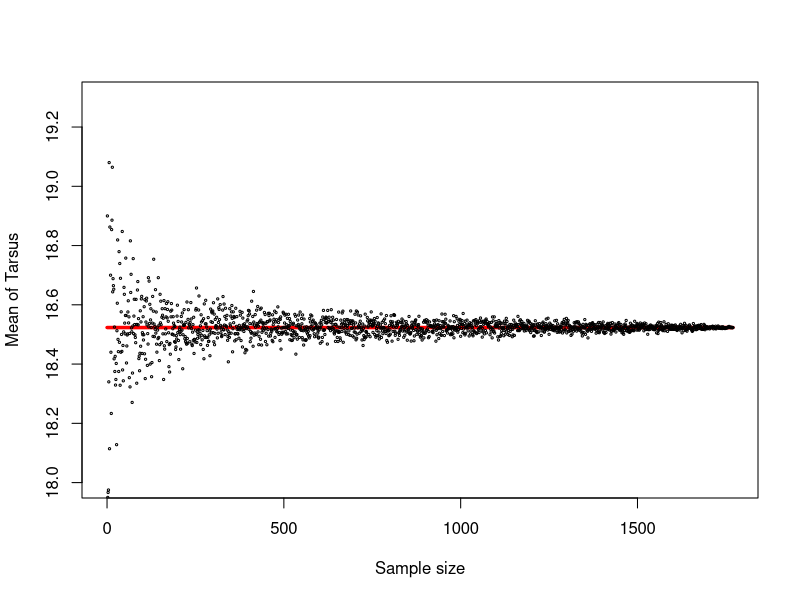
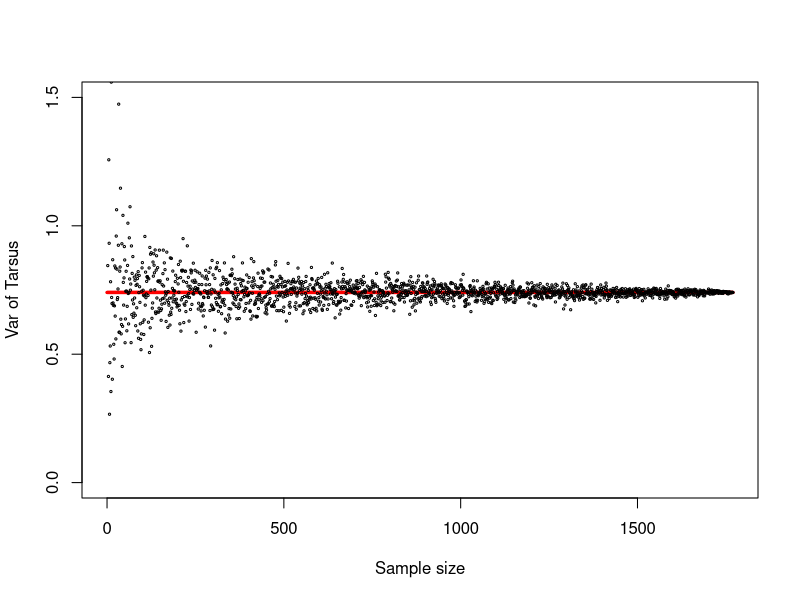

Reproduce these figures in R, in order. (Note: this script raises an error after producing the figures.)
#### Stats w sparrows ----
#### 24/10/21

rm(list=ls())

require(dplyr)
require(ggplot2)

setwd("../../week4/code")

## SwS 01 ----

d <- read.table("../data/SparrowSize.txt", header=TRUE)
str(d)
head(d)
summary(d)

table(d$Year)  # from 2000 to 2010

length(d$Tarsus)
mean(d$Tarsus, na.rm=T)

# mean from a smaller sample
subset <- sample_n(d, 4)
mean(subset$Tarsus)

## Demonstrate how sample size affects mean
x <- 0:length(d$Tarsus)
x
y <- mean(d$Tarsus, na.rm=T) + 0*x
y
plot(x, y, col="red", cex=0.3, xlab = "Sample size", ylab = "Mean of Tarsus",
     ylim=c(18, 19.3))
for (n in 1:length(d$Tarsus)) {
  new_subset <- sample_n(d, n)
  points(n, mean(new_subset$Tarsus, na.rm=T), cex=0.3)
}


## same but for var
y <- var(d$Tarsus, na.rm=T) + 0*x
y
plot(x, y, col="red", cex=0.3, xlab = "Sample size", ylab = "Var of Tarsus",
     ylim=c(0, 1.5))
for (n in 1:length(d$Tarsus)) {
  new_subset <- sample_n(d, n)
  points(n, var(new_subset$Tarsus, na.rm=T), cex=0.3)
}


table(d$BirdID)  # want to summarise this:
table(table(d$BirdID))  # 2 birds have been caught 12 times!
# could also do this w dplyr
BirdIDCount <- d %>% count(BirdID, BirdID, sort=TRUE)
BirdIDCount %>% count(n)

# repeats per bird per year
birds_per_year <- d %>% group_by(Year) %>% count(BirdID) 
head(Repeats)
tail(Repeats)

plot(birds_per_year$n ~ as.factor(birds_per_year$Year), col=birds_per_year$BirdID)

ggplot(birds_per_year, aes(x = Year, fill = BirdID)) +
  geom_bar()

# individuals per year for each sex
sex_per_year <- d %>% group_by(Year) %>% count(Sex.1)
head(sex_per_year)

ggplot(sex_per_year, aes(x = Year, y = n, col = Sex.1)) +
  geom_line()


## SwS 02 - Centrality and Spread ----

## Measures of centrality = mean, median, mode

names(d)

hist(d$Tarsus)  # looks roughly normally distributed

mean(d$Tarsus, na.rm = T)
median(d$Tarsus, na.rm = T)
mode(d$Tarsus)  # mode returned description of the object - here numeric
# mode is most freq occuring value - difficult for numeric values

par(mfrow = c(2,2))
hist(d$Tarsus, breaks=3, col="grey")
hist(d$Tarsus, breaks=10, col="grey")
hist(d$Tarsus, breaks=30, col="grey")
hist(d$Tarsus, breaks=100, col="grey")

# mode must be somewhere between 18 and 19
# no package to calculate more precisely, do it ourselves:
# first, count how often each value occurs
head(table(d$Tarsus))
# some values measured eg 7 times, some only once

# reasonable to round the tarsus values first, too precise!
# round to 1dp
d$Tarsus.rounded <- round(d$Tarsus, digits=1)
head(d$Tarsus.rounded)
# now find whihc is highest
TarsusTally <- d %>% 
  count(Tarsus.rounded, sort=T)
TarsusTally
# this works ish
# the top number is the mode - 19.0
# but also a row for NAs - in some datasets that might show 
# up the most (but not the mode!!) - need to remove
d2 <- subset(d, d$Tarsus!="NA")
length(d$Tarsus) - length(d2$Tarsus)  # same as num of NAs in Tally - correct

TarsusTally <- d2 %>% 
  count(Tarsus.rounded, sort=T)
TarsusTally

TarsusTally[[1]][1]  # this is the first value = mode

## summary stats:
mean(d$Tarsus, na.rm = T)
median(d$Tarsus, na.rm = T)
TarsusTally[[1]][1]  # mode

# in normally dist data mean, median, mode should be similar
# (if perfectly normal, they should be identical)
# as skew of distribution increases, these 3 measures diverge


## Measures of spread = range, variance and standard deviation

range(d$Tarsus, na.rm = T)
range(d2$Tarsus, na.rm = T)

var(d$Tarsus, na.rm = T)
var(d2$Tarsus, na.rm = T)

# calculate variance = sum of squares (SS) over n-1
sum((d2$Tarsus - mean(d2$Tarsus))^2) / (length(d2$Tarsus) - 1)

# st dev is square root of var
sqrt(var(d2$Tarsus))
sd(d2$Tarsus)


## z scores and quantiles

# z-scores come form standardized normal dists w mean 0 and st dev 1
# if st dev 1, var also 1 -> st dev = var

# in stats, often useful to transform data to follow this rule = z transforming
# do this by dividing the deviation from the mean by the st dev
# z = (y - ymean)/sigmay
# sigmay is st ded of y

zTarsus <- (d2$Tarsus - mean(d2$Tarsus)) / sd(d2$Tarsus)
var(zTarsus)
sd(zTarsus)

par(mfrow = c(1,1))
hist(zTarsus)

# normal dist = z dist

# make data set that follows this dist
znormal <- rnorm(1e+06)
hist(znormal, breaks = 100)
summary(znormal)

# qnorm - gets value of given quantile
qnorm(c(0.025, 0.975))
# pnorm - probability at a given value
pnorm(.Last.value)

par(mfrow=c(1,2))
hist(znormal, breaks = 100)
abline(v = qnorm(c(0.25, 0.5, 0.75)), lwd = 2)
abline(v = qnorm(c(0.025, 0.975)), lwd = 2, lty = "dashed")
plot(density(znormal))
abline(v = qnorm(c(0.25, 0.5, 0.75)), col = "gray")
abline(v = qnorm(c(0.025, 0.975)), lty = "dotted", col = "black")
abline(h = 0, lwd = 3, col = "blue")
text(2, 0.3, "1.96", col = "red", adj = 0)
text(-2, 0.3, "-1.96", col = "red", adj = 1)

# 95% confidence interval (CI) - range of values that encompass the
# pops true value w 95% probability
# (will make an error 5% of the time)
# here it means that the true mean of the pop that was sampled lies
# within the CI interval 95 times out of 100 sampling events

# for the sparrows
par(mfrow=c(1,1))
boxplot(d$Tarsus ~ d$Sex.1, col = c("red", "blue"), ylab="Tarsus length (mm)")

# mean vs median vs mode
# median might be better for v skewed data/w big outliers / for categorical data

# more precise variable - more smaller bins on hist


#### SwS 03 - Data types ----

str(d)

# BirdID is numerical but it is a category
d$BirdIDFact <- as.factor(d$BirdID)
str(d$BirdIDFact)

mean(d$BirdID)  # this is biologically meaningless - but R doesn't know this!
# mean(d$BirdIDFact)  # no longer numeric so error - good! There's no such 
# thing as average BirdID

# Year - tricky variable - maybe every year is independent -> categorical
# plot year as factor
plot(d$Mass ~ as.factor(d$Year), xlab="Year", ylab="House sparrow body mass (g)")
# if don't tell R that Year is categorical
plot(d$Mass ~ d$Year, xlab="Year", ylab="House sparrow body mass(g)")
# looks v different

# when to use years as each type of variable, e.g. when thinking
# about global warming:
# blue tits rely on caterpillars to feed young, these emerge w tree burst,
# happening earlier every year - strong selection on early laying dates
# blue tit data:
rm(list=ls())
b<-read.table("../data/BTLD.txt", header=T)
str(b)
# LD.in_AprilDays is laying date from 1st Apr onward, 3 = 3rd apr, 32 = 1st May
# int but is a continuous variable (later egg laying = worse for 
# chicks - the scale of numbers has meaning)
# ClutchsizeAge7 - num offspring in clutch seven days after hatching - also continuous
mean(b$ClutchsizeAge7, na.rm = TRUE)
# IDFemale (no males -don't lay eggs!) - letter+nums - wants to be categorical
b$IDFemale <- as.factor(b$IDFemale)
# Year - we want this to be numerical 
plot(b$LD.in_AprilDays. ~ b$Year, ylab="Laying date (April days)", xlab="Year",
     pch=19, cex=0.3)
# add jitter to see better:
plot(b$LD.in_AprilDays. ~ jitter(b$Year), ylab="Laying date (April days)",
     xlab="Year", pch=19, cex=0.3)
# need to mention this in legend (the jitter is NOT biologically meaningful
# - just random noise!!!)

# violin plot
require(ggplot2)
p <- ggplot(b, aes(x=Year, y=LD.in_AprilDays.)) +
  geom_violin()
p
# no!! R interpreted Year as continuous
# which is what we want....!!!
# want to INTERPRET year as continuous - BUT VISUALISE as categorical!!!
boxplot(b$LD.in_AprilDays. ~ b$Year, ylab="Laying date (April days)",
        xlab="Year")
p <- ggplot(b, aes(x=as.factor(Year), y=LD.in_AprilDays.)) +
  geom_violin()
p
# add some descriptive stats
p + stat_summary(fun.data="mean_sdl", geom="pointrange")


#### SwS 4 - Precision and Standard error

# St dev describes spread and variability of a distribution
# descriptive of data
# report: mean, st dev

# St error describes the precision of the data - 
# how precise (how likely correct) the MEAN that is calculated from a sample is
# dependent on variance 
# quantifies the precision of an estimate
# descriptive of mean (or any mean-type estimate)
# report mean +- SE
# st error depends on st dev and sample size, SE = sqrt(var/n)

rm(list=ls())

d <- read.table("../data/SparrowSize.txt", header=TRUE)
str(d)

summary(d$Tarsus)
mean(d$Tarsus, na.rm = T)
var(d$Tarsus, na.rm = T)

sd(d$Tarsus, na.rm = T)
sqrt(var(d$Tarsus, na.rm = T))

ster <- sqrt(var(d$Tarsus, na.rm = T) / (length(d$Tarsus)-85))
d1 <- subset(d, d$Tarsus!="NA")
length(d$Tarsus)
length(d1$Tarsus)

x <- 1:length(d1$Tarsus)
y <- mean(d1$Tarsus) + 0*x

nn <- c(2, 5, 10, 20, 30, 40,50,60,70,80,90,100,150,200,250,300,350,400,450,500)

plot(x, y, col="red", cex=0.1, xlab = "Sample size", ylab = "Mean of Tarsus",
     ylim=c(18, 19), xlim=c(0,500))

for (n in 1:length(nn)) {
  sub <- sample_n(d1, nn[n])
  points(nn[n], mean(sub$Tarsus), pch=19, cex=0.5)
  arrows(x0=nn[n], y0=mean(sub$Tarsus) - sqrt(var(sub$Tarsus) / (length(sub$Tarsus))),
         x1=nn[n], y1=mean(sub$Tarsus) + sqrt(var(sub$Tarsus) / (length(sub$Tarsus))),
         code=3, angle=90, length=0.1)
}
# with small sample size - mean all over the place and large variance
# more precise w more observations in sample

# to double precision, would need to increase sample size by 4

## 95% confidence interval (CI)
# encompasses the pop "true" value
# 95CI = +-1.96 se
# guesstimate 95CI ~ 2se

## Handout
rm(list=ls())
d<-read.table("../data/SparrowSize.txt", header=TRUE)
d1<-subset(d, d$Tarsus!="NA")

# st err
seTarsus<-sqrt(var(d1$Tarsus)/length(d1$Tarsus))
seTarsus

# st err for only 2001:
d12001<-subset(d1, d1$Year==2001)
seTarsus2001<-sqrt(var(d12001$Tarsus)/length(d12001$Tarsus))
seTarsus2001
# st err much bigger (5x)

# visualising change in precision
rm(list=ls())

# dragon tail lengths (m)
TailLength <- rnorm(500, mean=3.8, sd=2)
summary(TailLength)
length(TailLength)
var(TailLength)
sd(TailLength)
hist(TailLength)

# Now	to	the	real	exercise.	I	want	to	randomly	draw	a	specified	number	of	observations	from	
# this	dataset,	and	calculate	the	mean,	and	standard	error,	and	plot	it.	I	actually	want	to	do	
# that	for	sample	sizes	from	one,	all	the	way	up	to	400.	To	do	that	I	have	multiple	options.	I	
# chose	here	a	classical,	traditional,	for loop,	and	plot	the	points	while	I’m	looping.	I	first	
# prepare	the	canvas	of	the	plot.	To	do	that,	I	need	to	know	the	maximum	and	minimum	
# values	that	need	to	be	displayed.	Obviously,	the	x-axis	will	run	to	400.	The	y-axis	will	run	
# from	the	minimum	to	the	maximum	mean,	and	I	will	give	it	some	space	for	the	standard	
# error	bars.	I	want	to	plot	the	grand	total	mean	- as	a	black	line	so	I	can	compare	the	other	
# means	to	it.	To	do	that	I	need	to	create	a	dataset	with	a	vector	for	x	that	runs	from 1	to	400,	
# and	a	y	vector	that	holds	500	times	the	grand	total	mean.	I	can	create	y	in	many	ways,	but	
# by	multiplying	it	with	x	I	make	sure	they	are	both	of	the	same	length.

x<-1:length(TailLength)
y<-mean(TailLength)+0*x
min(TailLength)
max(TailLength)
plot(x,y, cex=0.03, ylim=c(2,5),xlim=c(0,500), xlab="Sample size n", 
     ylab="Mean of tail length ±SE (m)", col="red")

# need	to	populate	my	graph	with	means	of	samples	of	this	data.	To	do	this,	I	run	the	for
# loop.	But	before	I	do	that	I	make	vectors	for	the	means	(mu)	and	the	standard	errors	(SE):

SE<-c(1)
SE
mu<-c(1)
mu

for (n in 1:length(TailLength)) {
  d<-sample(TailLength, n, replace=FALSE)
  mu[n]<-mean(TailLength)
  SE[n]<-sd(TailLength)/sqrt(n)
}

head(SE)
head(mu)
length(SE)
length(mu)

# plot
up<-mu+SE
down<-mu-SE
x<-1:length(SE)
segments(x, up, x1=x, y1=down, lty=1)

# make look nicer -500 too long, 200 will do
rm(list=ls())
TailLength<-rnorm(201,mean=3.8, sd=2)
length(TailLength)
## [1] 201
x<-1:201
y<-mean(TailLength)+0*x
plot(x,y, cex=0.03, ylim=c(3,4.5),xlim=c(0,201), xlab="Sample size n", ylab="
Mean of tail length ±SE (m)", col="red")
n<-seq(from=1, to=201, by=10)
n
SE<-c(1)
mu<-c(1)
for (i in 1:length(n)) {
  d<-sample(TailLength, n[i], replace=FALSE)
  mu[i]<-mean(TailLength)
  SE[i]<-sd(TailLength)/sqrt(n[i])
}
up<-mu+SE
down<-mu-SE
length(up)
length(n)
plot(x,y, cex=0.03, ylim=c(3,4.5),xlim=c(0,201), xlab="Sample size n", ylab="
Mean of tail length ±SE (m)", col="red")
points(n,mu,cex=0.3, col="red")
segments(n, up, x1=n, y1=down, lty=1)
# clear how st error shrinks w sample size!!!


# 1. calculate st err for tarsus, mass, wing and bill length
# 2. do above but with subset of only 2001
# 3. and calculate CI

rm(list=ls())
d<-read.table("../data/SparrowSize.txt", header=TRUE)

# Tarsus
d1<-subset(d, d$Tarsus!="NA")
d12001 <- subset(d1, d1$Year==2001)
seTarsus<-sqrt(var(d1$Tarsus)/length(d1$Tarsus))
seTarsus
seTarsus2001<-sqrt(var(d12001$Tarsus)/length(d12001$Tarsus))
seTarsus2001
CITarsus <- 1.96 * seTarsus
CITarsus

# Mass
d2<-subset(d, d$Mass!="NA")
d22001 <- subset(d2, d2$Year==2001)
seMass<-sqrt(var(d2$Mass)/length(d1$Mass))
seMass
seMass2001<-sqrt(var(d22001$Mass)/length(d22001$Mass))
seMass2001
CIMass <- 1.96 * seMass
CIMass

# etc!!!!!
# (no bill measurements in 2001)


#### SwS 5 - Comparing means ----

# If sampled sparrow on Lundy in just one year and take mean -
# is this representative of overall mean

# actual (grand total) mean = mu
# xi values of subset, xi' is their mean

# mu = 18.52
# 2001
# N = 95
# mean +- se = 18.08 +- 0.1
# 95CI (mean +- 2*se) = 17.88-18.29

# grand total mean is NOT within CI of 2001 mean
# 2001 mean sig. lower than grand total

# t-test, gets CI AND quantifies p

# t(meanx1) = (meanx1 - mu) / se(meanx1)

# scenario 1: N is small
# -> se will be large-ish
# t = 0ish / largeish = smallish!

# scenario 2: N large
# se small
# t = 0ish / smallish = largeish

# if t large -- over on right of plot of tvalues vs p values
# large t = small p value

# used to be table of critical t values!
# depends on d.f. = N - #estimates

# p < 0.05 stat sig (not real reason - convention)

# hypothesis 
# sexual selection leads to larger males than females
# prediction
# sparrow males larger than females
# test
# male tarsus != female tarsus
# stat test
# male tarsus - female tarsus != 0 (difference not equal to 0)

# H0 = diff between male and fem tarsus = 0
# H1 = not 0

rm(list=ls())
d<-read.table("../data/SparrowSize.txt", header=TRUE)

t.test(d$Tarsus ~ d$Sex.1)
# are sig different
# 95CI does NOT contain 0
# female tarsus sig smaller

# if had 2 columns eg malestarsus in one femtarsus in another:
# t.test(FemaleTarsus, MaleTarsus)
#### V IMPORTANT to use these the right way round - don't use ~ or , in wrong situation

# report results:
# eg
# IF NOT sig diff
# male and female tarsi did not differ in size between male and females 
# (mean: 18.18, two sample t-test: t=1.23, df=139, p=0.22)
### JUST report one mean (they're no different!)

# Handout work

rm(list=ls())
d<-read.table("../data/SparrowSize.txt", header=TRUE)

# test for difference in female and male body mass 
boxplot(d$Mass ~ d$Sex.1, col = c("red", "blue"), ylab="Body mass (g)")

t.test1 <- t.test(d$Mass ~ d$Sex.1)
t.test1
# v high probability that males heavier than females

# Yes,	but	wait,	does	it	actually	make	biological	sense?	The	p-value	is	super	small, most	
# people	would	be	very	excited. But	I	want	to	teach	you	to	not focus	too	much	on	the	pvalues,	instead	look	at	95%CIs and	the	parameter	estimates.	The	male	mean	is	28.0g and
# the	female	mean	is	27.5g. The	difference	is	about	half	a	gram.	However,	that’s	the	mean	
# difference.	But	can	we	say	something	about	the	precision	of	this	effect?	Look	at	the	output,	
# it	gives us	a	95%CI	of	the	difference	between	males	and	females: 95%	of	the	differences	
# between	males	and	females	fall	between	-0.77g	and	-0.37g	(males	heavier).	This	gives	us	a	
# good	indication	about	how	important	this	difference	is	in	biology.
# 5%	of	the	times,	however,	the	difference	will	be	outside	of	this	interval.	That’s	a	type	1	
# error.	There	is	a	5%	chance	that	this	data	is	actually	not	representing	the	real	world,	and	
# that	the	difference	between	the	sexes	is	actually	0.
# Large	datasets	are	more	likely	to	pick	up	on	small	effect	sizes	(remember	the	square	root law).	

# Let’s	see	if	we	would	reduce	our	dataset	to	the	50	first	rows,
# could	we	still detect a difference	between	male	and	female	body	mass?
d1<-as.data.frame(head(d, 50))
length(d1$Mass)

t.test2 <- t.test(d1$Mass ~ d1$Sex.1)
t.test2
# now there is no difference
# The	lesson	here	is	that	with	large	datasets,	you	are	more	likely	to	encounter	a	statistically	
# significant	effect,	but	whether	or	not	this	effect	is	actually	meaningful,	is	not	something	you	
# can	understand	by	looking	at	the	p-value.	In	the	first	t.test,	the	p-value	was	very	significant,	
# however	the	real difference	(effect	size)	was	very small (0.3g	more	or	less	is	not	a	lot,	i

d<-read.table("../data/SparrowSize.txt", header=TRUE)

d1<-subset(d, d$Mass!="NA")
d12001 <- subset(d1, d1$Year==2001)
t.test(d1$Mass, d12001$Mass)

d1<-subset(d, d$Wing!="NA")
d12001 <- subset(d1, d1$Year==2001)
t.test(d1$Wing, d12001$Wing)